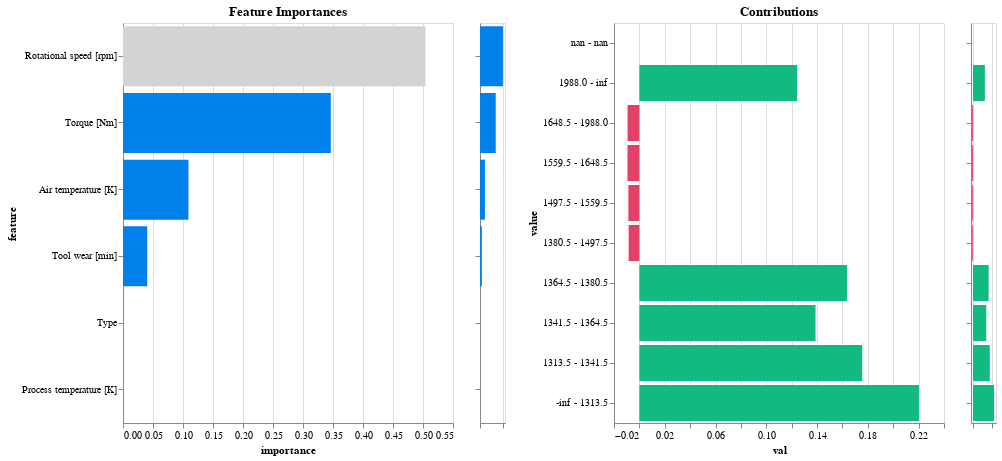

Source (notebook cell):
### Markdown cell above
## 4. Model Interpretability and Explainability
Following training, the `model.explain()` method is called to generate insights into the model's decision-making process. This step is crucial for understanding the factors that influence the model's predictions and ensuring that the model's behaviour is transparent and explainable.

### Code cell
model.explain()

### Figure 1 — Vega-Lite specification as saved in the notebook (floating-point values rounded to 4 significant figures)
{"config": {"view": {"continuousWidth": 300, "continuousHeight": 300}}, "hconcat": [{"mark": {"type": "bar", "color": "#0080ea"}, "encoding": {"color": {"condition": {"param": "param_1", "value": "lightgray"}, "value": "#0080ea"}, "tooltip": {"field": "importance_label", "type": "nominal"}, "x": {"field": "importance", "type": "quantitative"}, "y": {"field": "feature", "sort": {"field": "importance", "order": "descending"}, "type": "nominal"}}, "height": 400, "name": "view_1", "title": "Feature Importances", "transform": [{"filter": {"param": "param_2"}}], "width": 330}, {"mark": {"type": "bar", "color": "#0080ea"}, "encoding": {"x": {"axis": {"labels": false, "title": null}, "field": "importance", "type": "quantitative"}, "y": {"axis": {"labels": false, "title": null}, "field": "feature", "sort": "-x", "type": "nominal"}}, "height": 400, "name": "view_2", "width": 25}, {"data": {"name": "data-399393208a4ce86d1555cba9281e0f65"}, "mark": {"type": "bar", "color": "#e14067"}, "encoding": {"color": {"condition": {"test": "(datum.contribution < 0)", "value": "#e14067"}, "value": "#12b980"}, "tooltip": {"field": "score_label", "type": "nominal"}, "x": {"field": "val", "type": "quantitative"}, "y": {"field": "value", "sort": {"field": "index", "order": "descending"}, "type": "nominal"}}, "height": 400, "name": "view_3", "title": "Contributions", "transform": [{"fold": ["contribution", "mean", "frequency"], "as": ["column", "val"]}, {"filter": {"param": "Select"}}, {"filter": {"param": "param_1"}}, {"filter": {"param": "param_3"}}], "width": 330}, {"data": {"name": "data-399393208a4ce86d1555cba9281e0f65"}, "mark": {"type": "bar", "color": "#e14067"}, "encoding": {"color": {"condition": {"test": "(datum.contribution < 0)", "value": "#e14067"}, "value": "#12b980"}, "x": {"axis": {"labels": false, "title": null}, "field": "contribution", "type": "quantitative"}, "y": {"axis": {"labels": false, "title": null}, "field": "value", "sort": {"field": "index", "order": "descending"}, "type": "nominal"}}, "height": 400, "name": "view_4", "transform": [{"filter": {"param": "param_1"}}], "width": 25}], "data": {"name": "data-ee53ca5068cf733f0b164234d5bb84ec"}, "params": [{"name": "param_1", "select": {"type": "point", "fields": ["feature"]}, "value": "Rotational speed [rpm]", "views": ["view_1"]}, {"name": "Select", "select": {"type": "point", "fields": ["column"]}, "bind": {"input": "select", "options": ["contribution", "mean", "frequency"]}, "value": "contribution", "views": ["view_1", "view_3"]}, {"name": "param_2", "select": {"type": "interval", "encodings": ["y"]}, "views": ["view_2"]}, {"name": "param_3", "select": {"type": "interval", "encodings": ["y"]}, "views": ["view_4"]}], "$schema": "https://vega.github.io/schema/vega-lite/v5.20.1.json", "datasets": {"data-ee53ca5068cf733f0b164234d5bb84ec": [{"feature": "Type", "importance": 0.0, "importance_label": "0.0%"}, {"feature": "Process temperature [K]", "importance": 0.0, "importance_label": "0.0%"}, {"feature": "Tool wear [min]", "importance": 0.04039, "importance_label": "4.0%"}, {"feature": "Air temperature [K]", "importance": 0.1091, "importance_label": "10.9%"}, {"feature": "Torque [Nm]", "importance": 0.3463, "importance_label": "34.6%"}, {"feature": "Rotational speed [rpm]", "importance": 0.5042, "importance_label": "50.4%"}], "data-399393208a4ce86d1555cba9281e0f65": [{"index": 0, "value": "-inf - 301.75", "contribution": -0.007333, "mean": 0.02338, "frequency": 0.779, "feature": "Air temperature [K]", "score_label": "-0.7"}, {"index": 1, "value": "301.75 - 302.15", "contribution": 0.08219, "mean": 0.09594, "frequency": 0.04045, "feature": "Air temperature [K]", "score_label": "8.2"}, {"index": 2, "value": "302.15 - 302.35", "contribution": 0.02173, "mean": 0.05147, "frequency": 0.0406, "feature": "Air temperature [K]", "score_label": "2.2"}, {"index": 3, "value": "302.35 - 302.55", "contribution": 0.06295, "mean": 0.08995, "frequency": 0.02821, "feature": "Air temperature [K]", "score_label": "6.3"}, {"index": 4, "value": "302.55 - 302.95", "contribution": 0.07567, "mean": 0.09901, "frequency": 0.03015, "feature": "Air temperature [K]", "score_label": "7.6"}, {"index": 5, "value": "302.95 - 303.45", "contribution": 0.1327, "mean": 0.1514, "frequency": 0.02761, "feature": "Air temperature [K]", "score_label": "13.3"}, {"index": 6, "value": "303.45 - inf", "contribution": -0.0009332, "mean": 0.03039, "frequency": 0.05403, "feature": "Air temperature [K]", "score_label": "-0.1"}, {"index": 7, "value": "nan - nan", "contribution": 0.0, "mean": 0.0, "frequency": 0.0, "feature": "Air temperature [K]", "score_label": "0.0"}, {"index": 0, "value": "-inf - inf", "contribution": 0.0, "mean": 0.03552, "frequency": 1.0, "feature": "Process temperature [K]", "score_label": "0.0"}, {"index": 1, "value": "nan - nan", "contribution": 0.0, "mean": 0.0, "frequency": 0.0, "feature": "Process temperature [K]", "score_label": "0.0"}, {"index": 0, "value": "-inf - 1313.5", "contribution": 0.2203, "mean": 0.216, "frequency": 0.03179, "feature": "Rotational speed [rpm]", "score_label": "22.0"}, {"index": 1, "value": "1313.5 - 1341.5", "contribution": 0.1756, "mean": 0.1773, "frequency": 0.03284, "feature": "Rotational speed [rpm]", "score_label": "17.6"}, {"index": 2, "value": "1341.5 - 1364.5", "contribution": 0.1388, "mean": 0.1381, "frequency": 0.04, "feature": "Rotational speed [rpm]", "score_label": "13.9"}, {"index": 3, "value": "1364.5 - 1380.5", "contribution": 0.1635, "mean": 0.1625, "frequency": 0.03582, "feature": "Rotational speed [rpm]", "score_label": "16.4"}, {"index": 4, "value": "1380.5 - 1497.5", "contribution": -0.008448, "mean": 0.01542, "frequency": 0.3484, "feature": "Rotational speed [rpm]", "score_label": "-0.8"}, {"index": 5, "value": "1497.5 - 1559.5", "contribution": -0.008673, "mean": 0.006434, "frequency": 0.1624, "feature": "Rotational speed [rpm]", "score_label": "-0.9"}, {"index": 6, "value": "1559.5 - 1648.5", "contribution": -0.00939, "mean": 0.003749, "frequency": 0.1593, "feature": "Rotational speed [rpm]", "score_label": "-0.9"}, {"index": 7, "value": "1648.5 - 1988.0", "contribution": -0.009291, "mean": 0.004537, "frequency": 0.1645, "feature": "Rotational speed [rpm]", "score_label": "-0.9"}, {"index": 8, "value": "1988.0 - inf", "contribution": 0.1243, "mean": 0.1488, "frequency": 0.02507, "feature": "Rotational speed [rpm]", "score_label": "12.4"}, {"index": 9, "value": "nan - nan", "contribution": 0.0, "mean": 0.0, "frequency": 0.0, "feature": "Rotational speed [rpm]", "score_label": "0.0"}, {"index": 0, "value": "-inf - 20.25", "contribution": 0.1249, "mean": 0.1497, "frequency": 0.02493, "feature": "Torque [Nm]", "score_label": "12.5"}, {"index": 1, "value": "20.25 - 34.35", "contribution": -0.01136, "mean": 0.004619, "frequency": 0.2585, "feature": "Torque [Nm]", "score_label": "-1.1"}, {"index": 2, "value": "34.35 - 50.85", "contribution": -0.01012, "mean": 0.01633, "frequency": 0.576, "feature": "Torque [Nm]", "score_label": "-1.0"}, {"index": 3, "value": "50.85 - 53.55", "contribution": 0.04085, "mean": 0.06215, "frequency": 0.05284, "feature": "Torque [Nm]", "score_label": "4.1"}, {"index": 4, "value": "53.55 - 55.35", "contribution": 0.0865, "mean": 0.1099, "frequency": 0.02851, "feature": "Torque [Nm]", "score_label": "8.6"}, {"index": 5, "value": "55.35 - 59.05", "contribution": 0.1144, "mean": 0.1304, "frequency": 0.0309, "feature": "Torque [Nm]", "score_label": "11.4"}, {"index": 6, "value": "59.05 - inf", "contribution": 0.3982, "mean": 0.3789, "frequency": 0.02836, "feature": "Torque [Nm]", "score_label": "39.8"}, {"index": 7, "value": "nan - nan", "contribution": 0.0, "mean": 0.0, "frequency": 0.0, "feature": "Torque [Nm]", "score_label": "0.0"}, {"index": 0, "value": "-inf - 199.5", "contribution": -0.007441, "mean": 0.0241, "frequency": 0.9227, "feature": "Tool wear [min]", "score_label": "-0.7"}, {"index": 1, "value": "199.5 - 210.5", "contribution": 0.1542, "mean": 0.1458, "frequency": 0.04299, "feature": "Tool wear [min]", "score_label": "15.4"}, {"index": 2, "value": "210.5 - inf", "contribution": 0.2133, "mean": 0.2043, "frequency": 0.03433, "feature": "Tool wear [min]", "score_label": "21.3"}, {"index": 3, "value": "nan - nan", "contribution": 0.0, "mean": 0.0, "frequency": 0.0, "feature": "Tool wear [min]", "score_label": "0.0"}]}}
